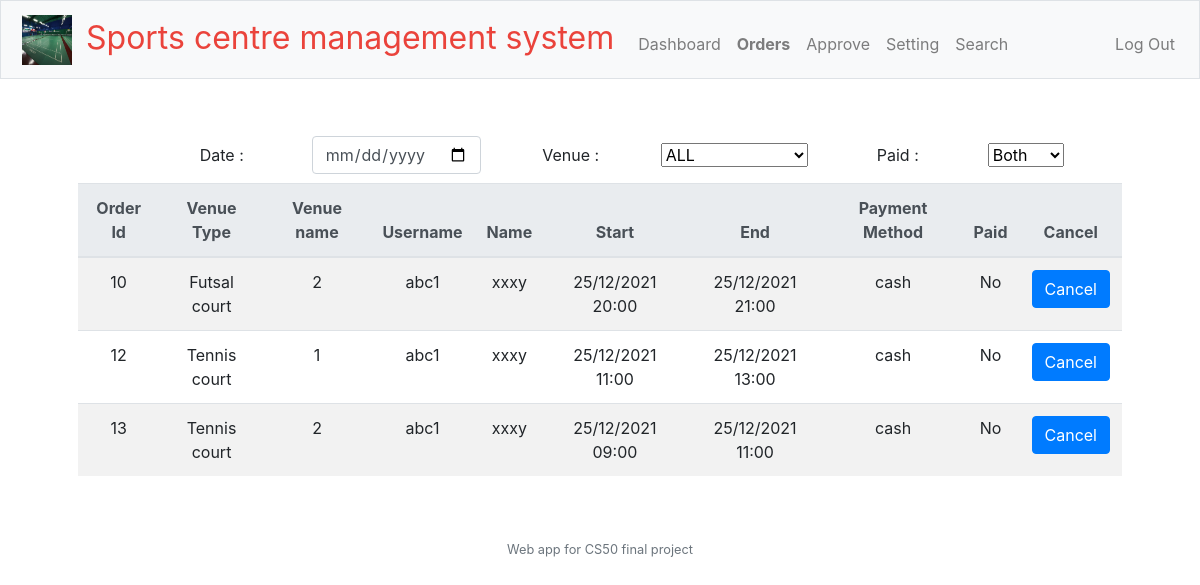
/admin/orders (signed in), run on the app's committed database.
### tables this page shows
CREATE TABLE 'orders' ('order_id' integer PRIMARY KEY NOT NULL, 'venue_id' integer,'start_date' datetime,'end_date' datetime, 'user_id' INTEGER, 'cancelled' boolean NOT NULL DEFAULT 0, 'price' numeric,'payment_method' char(20), 'paid' boolean DEFAULT 0);

CREATE TABLE "venue_type" ('type_id' integer PRIMARY KEY AUTOINCREMENT NOT NULL, 'Type' varchar(100), 'src' varchar(250));

CREATE TABLE 'venues' ('venue_id' integer PRIMARY KEY AUTOINCREMENT NOT NULL,'venue_type' integer, 'under_maintenance' boolean NOT NULL DEFAULT 0, 'reference_name' varchar(50), 'details' char(250), 'priceperhour' numeric NOT NULL DEFAULT 0);

CREATE TABLE 'users' (id INTEGER, username TEXT NOT NULL,'password' TEXT NOT NULL, 'email' varchar(100), 'join_date' date, 'Name' varchar(100), PRIMARY KEY(id));

### routes/admin/orders.py (the view)
@order_admin.route("/admin/orders", methods=["GET", "POST"])
@admin_login_required
def orders():
    if request.method == "POST":
        return ""
    else :
        date = request.args.get('date')
        type = request.args.get('type')
        paid = request.args.get('paid')
        if date == None or date == "" :
            print("none")
            date = datetime.today().strftime('%d/%m/%Y')
        else:
            dateSplit = date.split("-")
            date = dateSplit[2] + "/" + dateSplit[1] + "/" + dateSplit[0]
        print(date)
        print(type)
        print(paid)
        queryArr = []
        sqlQuery = " WHERE "
        if date != None:
            queryArr.append("orders.start_date > '" + date + " 00:00:00' AND orders.end_date < '" + date + " 23:59:59'")
        if type != "All" and type != None:
            queryArr.append("venue_type.type_id = " + type + " ")
        if paid == "paid":
            queryArr.append("paid = TRUE ")
        elif paid == "unpaid":
            queryArr.append("paid = FALSE ")
        print(queryArr)
        for index, val in enumerate(queryArr):
            print(index, val)
            if index > 0 :
                sqlQuery += " AND "
            sqlQuery += val
        print(sqlQuery)
        db = sqlite3.connect('database.db')
        db.row_factory = sqlite3.Row
        cur = db.cursor()
        cur.execute("SELECT * FROM orders CROSS JOIN users ON orders.user_id = users.id CROSS JOIN venues ON orders.venue_id = venues.venue_id CROSS JOIN venue_type ON venues.venue_type = venue_type.type_id" + sqlQuery)
        rows = cur.fetchall()
        length = len(rows)
        cur.execute("SELECT * FROM venue_type ")
        venue_type = cur.fetchall()
        return render_template("admin/orders.html", rows = rows, length=length, venue_type=venue_type)

### helpers.py (called while the page is built)
def admin_login_required(f):
    @wraps(f)
    def decorated_function(*args, **kwargs):
        if session.get("user_id") is None or session.get("user_type") != "admin":
            return redirect("/admin/login")
        return f(*args, **kwargs)
    return decorated_function

def after_request(response):
    response.headers["Cache-Control"] = "no-cache, no-store, must-revalidate"
    response.headers["Expires"] = 0
    response.headers["Pragma"] = "no-cache"
    return response

### routes/admin/orders.py (called while the page is built)
@order_admin.after_request
def response_processor(response):
    after_request(response)
    return response

### templates/admin/orders.html (shortened to what this page needs)
{% extends "admin/layout.html" %}
{% block main %}
<div class="date-form">
        <label for="type" class="col-sm-2 col-form-label">Date : </label>
        <input type="date" class="form-control" id="date" name="date" onChange="filterChange()">
        <label for="type" class="col-sm-2 col-form-label">Venue : </label>
        <select class="form-select select-type" aria-label="Default select example" name="type" id="type" onChange="filterChange()">
            <option value="All">ALL</option>
        </select>
        <label for="type" class="col-sm-2 col-form-label">Paid : </label>
        <select class="form-select select-type" aria-label="Default select example" name="paid" id="paid" onChange="filterChange()">
            <option value="both">Both</option>
        </select>
</div>
<table class="table table-striped">
    <thead class="thead-light">
        <tr>
            <th>
                Order Id
            </th>
            <th>
                Venue Type
            </th>
            <th>
                Venue name
            </th>
            <th>
                Username
            </th>
            <th>
                Name
            </th>
            <th>
                Start
            </th>
            <th>
                End
            </th>
            <th>
                Payment Method
            </th>
            <th>
                Paid
            </th>
            <th>
                Cancel
            </th>
        </tr>
    </thead>
    <tbody>
        {% for row in rows: %}
            <tr>
                <td>
                    {{ row["order_id"] }}
                </td>
                <td>
                    {{ row["Type"] }}
                </td>
                <td>
                    {{ row["reference_name"] }}
                </td>
                <td>
                    {{ row["username"] }}
                </td>
                <td>
                    {{ row["name"] }}
                </td>
                <td>
                    {{ row["start_date"] }}
                </td>
                <td>
                    {{ row["end_date"] }}
                </td>
                <td>
                    {{ row["payment_method"] }}
                </td>
                <td>
                    {{ 'Yes' if row["paid"] == 1 else 'No' }}
                </td>
                <td>
                    {% if row["cancelled"] == 0 %}
                        <button class="btn btn-primary" onClick="cancel(`{{ row['order_id'] }}`)">Cancel</button>
                    {% else %}
                        Cancelled
                    {% endif %}
                </td>
            </tr>
        {% endfor %}
    </tbody>
</table>
{% endblock %}

### static/styles.css (style rules this page uses)
main .form-control { display: inline-block; width: auto; }

### templates/admin/orders.html (style rules this page uses)
.date-form { margin : 9px; }

### data on the page
orders: order_id "10", Type "Futsal court", reference_name "2", username "abc1", name "xxxy", start_date "25/12/2021 20:00", end_date "25/12/2021 21:00", payment_method "cash", paid "No"
orders: order_id "12", Type "Tennis court", reference_name "1", username "abc1", name "xxxy", start_date "25/12/2021 11:00", end_date "25/12/2021 13:00", payment_method "cash", paid "No"
orders: order_id "13", Type "Tennis court", reference_name "2", username "abc1", name "xxxy", start_date "25/12/2021 09:00", end_date "25/12/2021 11:00", payment_method "cash", paid "No"
